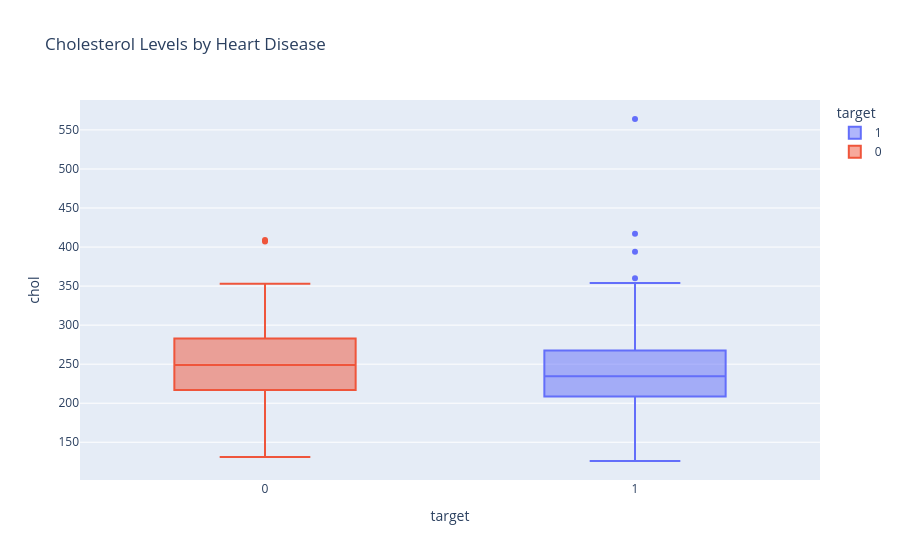

Notebook source saved alongside this figure:
### Code cell
fig = px.box(data, x='target', y='chol',
             title='Cholesterol Levels by Heart Disease',
             color='target')
fig.show()

### Figure 1 — Plotly figure (JSON) as saved in the notebook; plotly's stock layout.template omitted (floating-point values rounded to 4 significant figures; data arrays with more than 128 entries replaced by an {"elided": "..."} marker saying what was removed)
{"data": [{"alignmentgroup": "True", "hovertemplate": "target=%{x}<br>chol=%{y}<extra></extra>", "legendgroup": "1", "marker": {"color": "#636efa"}, "name": "1", "notched": false, "offsetgroup": "1", "orientation": "v", "showlegend": true, "type": "box", "x": {"elided": "164 int values"}, "x0": " ", "xaxis": "x", "y": {"elided": "164 int values"}, "y0": " ", "yaxis": "y"}, {"alignmentgroup": "True", "hovertemplate": "target=%{x}<br>chol=%{y}<extra></extra>", "legendgroup": "0", "marker": {"color": "#EF553B"}, "name": "0", "notched": false, "offsetgroup": "0", "orientation": "v", "showlegend": true, "type": "box", "x": {"elided": "138 int values"}, "x0": " ", "xaxis": "x", "y": {"elided": "138 int values"}, "y0": " ", "yaxis": "y"}], "layout": {"boxmode": "overlay", "legend": {"title": {"text": "target"}, "tracegroupgap": 0}, "title": {"text": "Cholesterol Levels by Heart Disease"}, "xaxis": {"anchor": "y", "categoryarray": [1, 0], "categoryorder": "array", "domain": [0, 1], "title": {"text": "target"}}, "yaxis": {"anchor": "x", "domain": [0, 1], "title": {"text": "chol"}}}}
